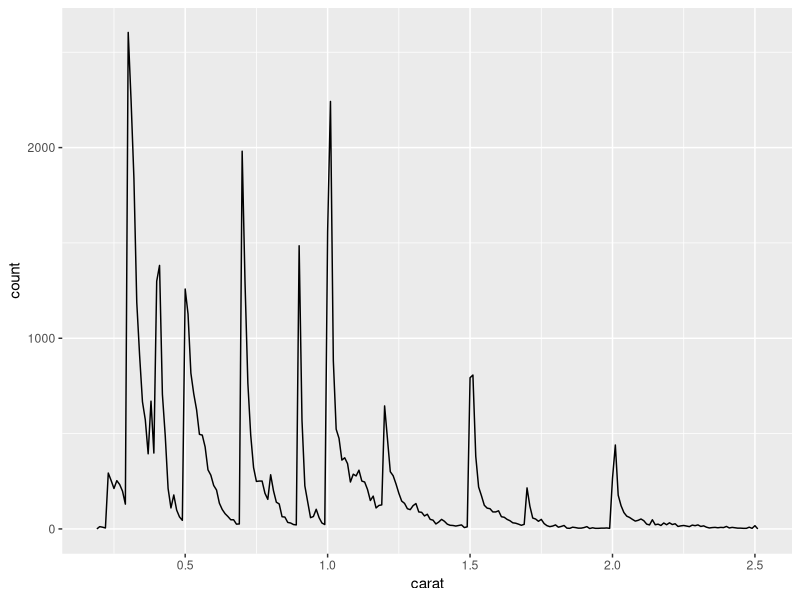
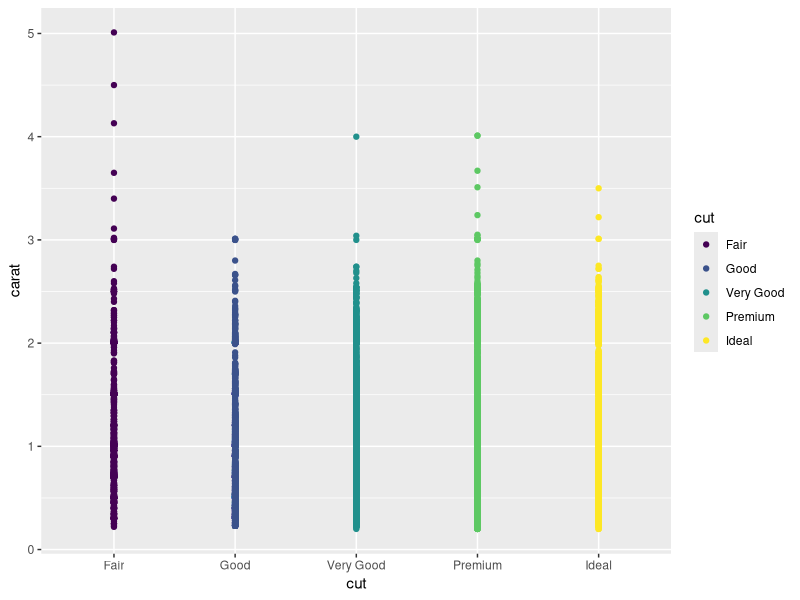
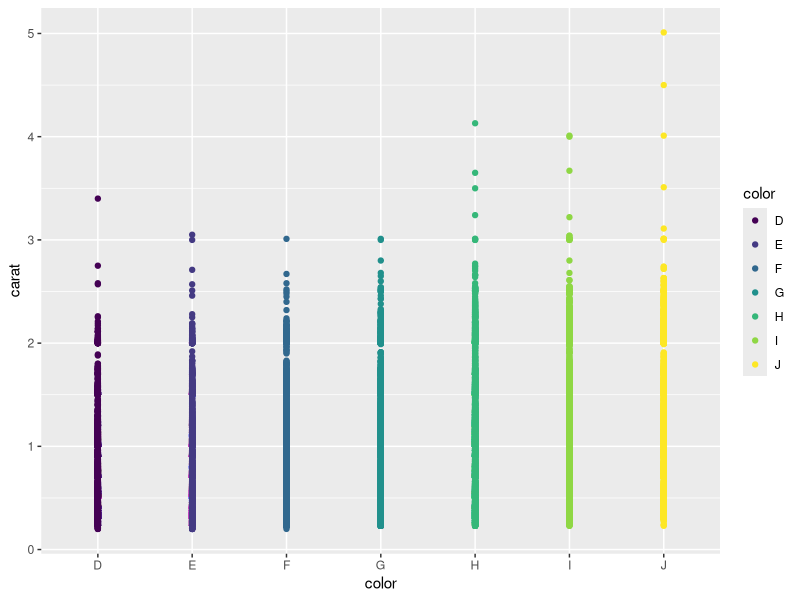
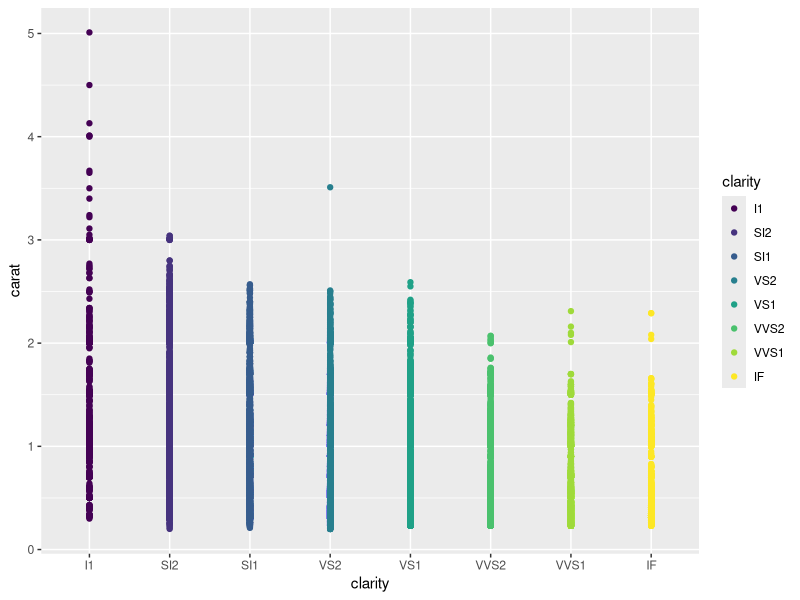
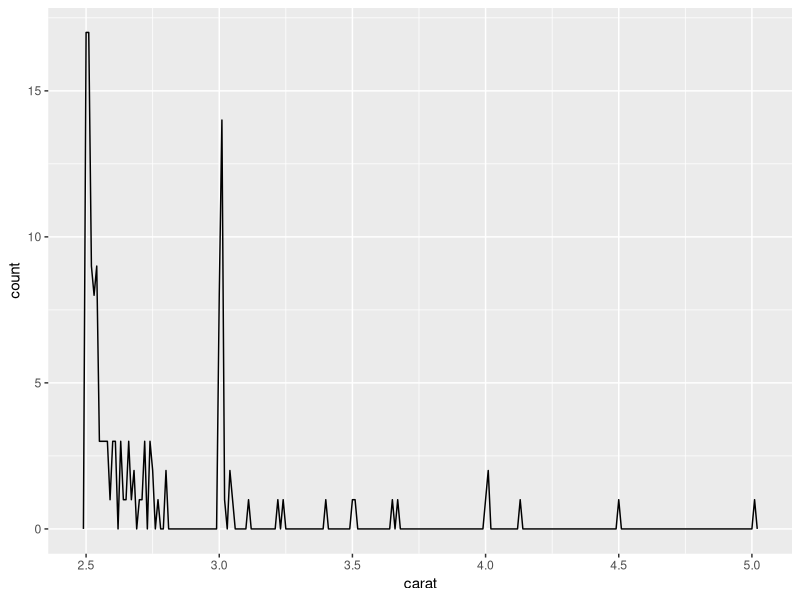

Here is the R script that generated these plots, in order:
## ---- chunk 1
knitr::opts_chunk$set(
  echo = FALSE,
  warning = FALSE,
  message = FALSE
)

library(ggplot2)
library(dplyr)

## ---- chunk 2
comma <- function(x) format(x, digits = , big.mark = ",")
## ---- chunk 3
smaller <- diamonds %>% 
  filter(carat <= 2.5)
## ---- chunk 4
bigger <- diamonds %>% 
  filter(carat >= 2.5)
## ---- chunk 5
smaller %>% 
  ggplot(aes(carat)) + 
  geom_freqpoly(binwidth = 0.01)
## ---- chunk 6
diamonds %>%
  ggplot() +
  geom_point(mapping = aes(x = cut, y = carat, color=cut))

diamonds %>%
  ggplot() +
  geom_point(mapping = aes(x = color, y = carat, color=color))

diamonds %>%
  ggplot() +
  geom_point(mapping = aes(x = clarity, y = carat, color=clarity))
## ---- chunk 7
diamonds %>%
  select(carat, cut, color, clarity, price) %>%
  as.data.frame() %>% 
  arrange(desc(carat)) %>%
  head(20)
## ---- chunk 8
bigger %>% 
  ggplot(aes(carat)) + 
  geom_freqpoly(binwidth = 0.01)
## ---- chunk 9
lubridate::now()
## ---- chunk 10
lubridate::now()
## ---- chunk 11
lubridate::now()
## ---- chunk 12
lubridate::now()
